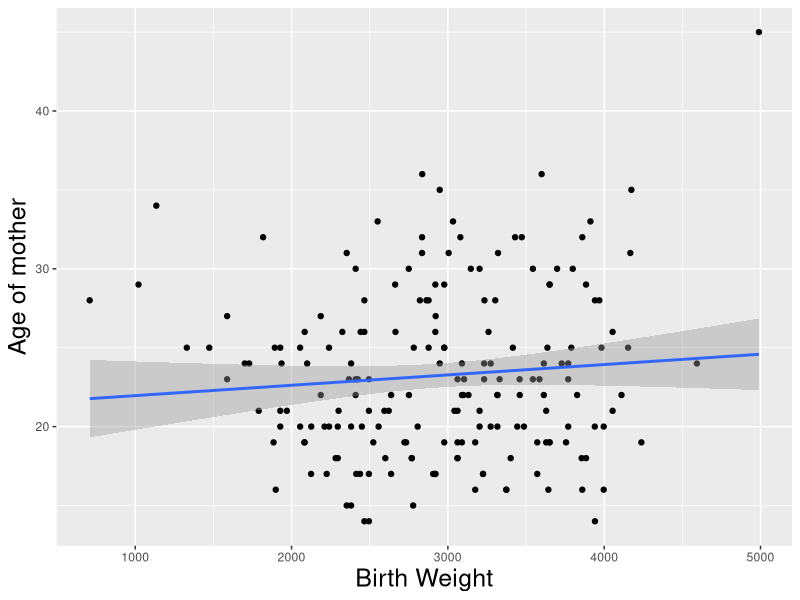
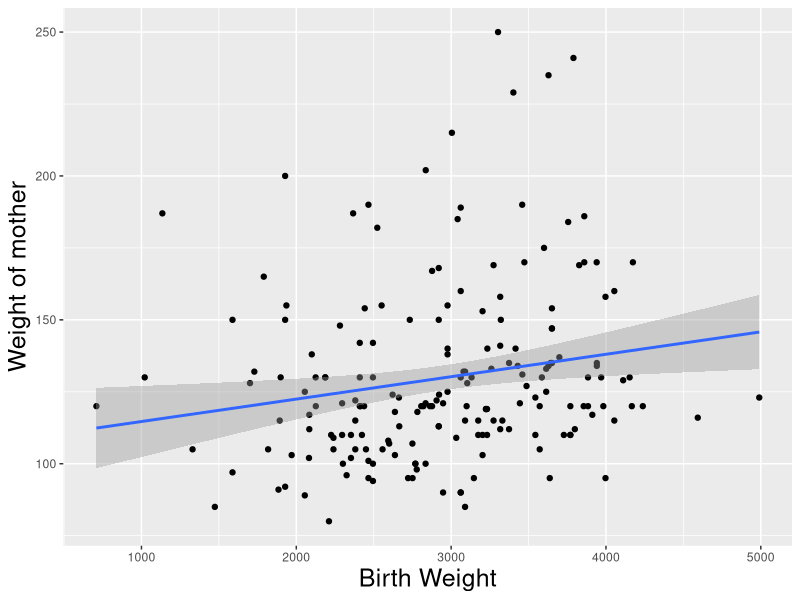
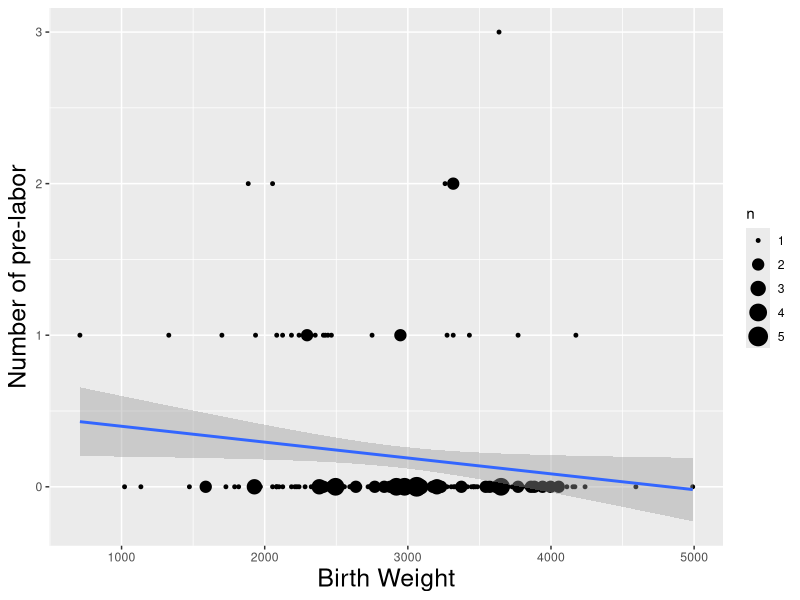
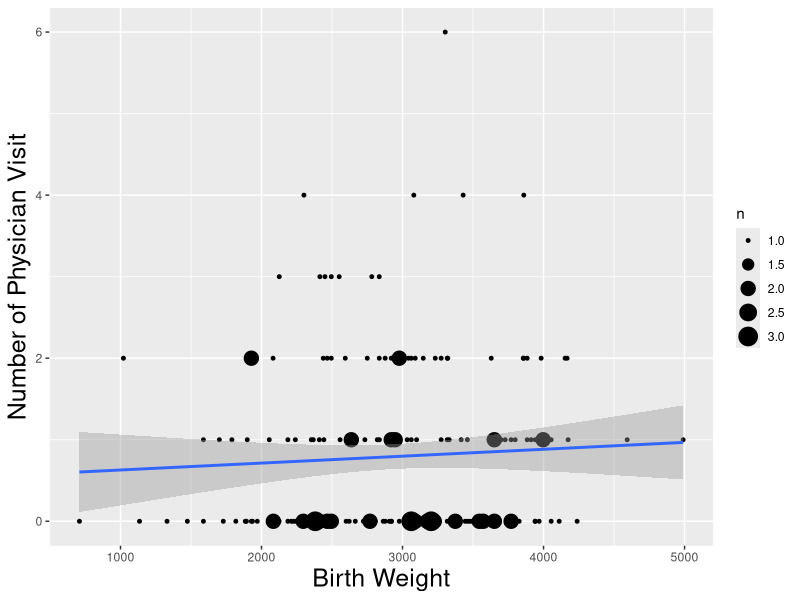
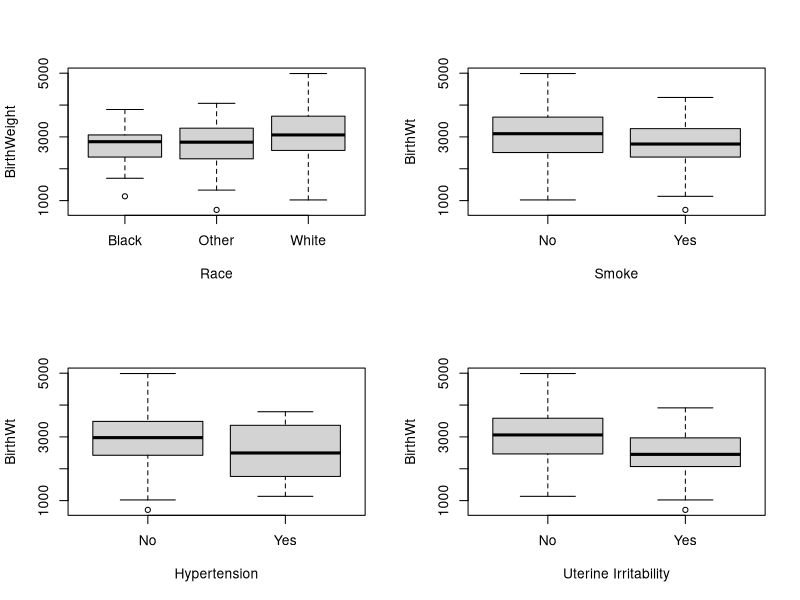

Write the R code that produced these figures, in order.
## ---- chunk 1
library(ggplot2)
data_table = read.table('Birthweight.csv', header = T, sep = ',')
head(data_table)
## ---- chunk 2
p = ggplot(data = data_table, aes(x=BirthWt, y = Age))+geom_point()+geom_smooth(method = 'lm')+xlab('Birth Weight')+ylab('Age of mother')+theme(axis.title = element_text(size=18))
p

Cor_co = cor(data_table$BirthWt, data_table$Age)
## ---- chunk 3
p = ggplot(data = data_table, aes(x=BirthWt, y = MotherWt))+geom_point()+geom_smooth(method = 'lm')+xlab('Birth Weight')+ylab('Weight of mother')+theme(axis.title = element_text(size=18))
p


Cor_co = cor(data_table$BirthWt, data_table$MotherWt)
## ---- chunk 4
p = ggplot(data = data_table, aes(x=BirthWt, y = NumPreLabor))+geom_count()+geom_smooth(method = 'lm')+xlab('Birth Weight')+ylab('Number of pre-labor')+theme(axis.title = element_text(size=18))
p


Cor_co = cor(data_table$BirthWt, data_table$NumPreLabor)
## ---- chunk 5
p = ggplot(data = data_table, aes(x=BirthWt, y = NumPhysicianVt))+geom_count()+geom_smooth(method = 'lm')+xlab('Birth Weight')+ylab('Number of Physician Visit')+theme(axis.title = element_text(size=18))
p


Cor_co = cor(data_table$BirthWt, data_table$NumPhysicianVt)
## ---- chunk 6
par(mfrow=c(2,2))
boxplot(data_table$BirthWt~as.factor(data_table$Race),xlab="Race", ylab='BirthWeight')
boxplot(data_table$BirthWt~as.factor(data_table$Smoke), xlab="Smoke", ylab="BirthWt")
boxplot(data_table$BirthWt~as.factor(data_table$Hypertension), xlab="Hypertension", ylab="BirthWt")
boxplot(data_table$BirthWt~as.factor(data_table$UterineIrr), xlab="Uterine Irritability", ylab="BirthWt")


x=lm(data_table$BirthWt~., data = data_table)
summary(x)
